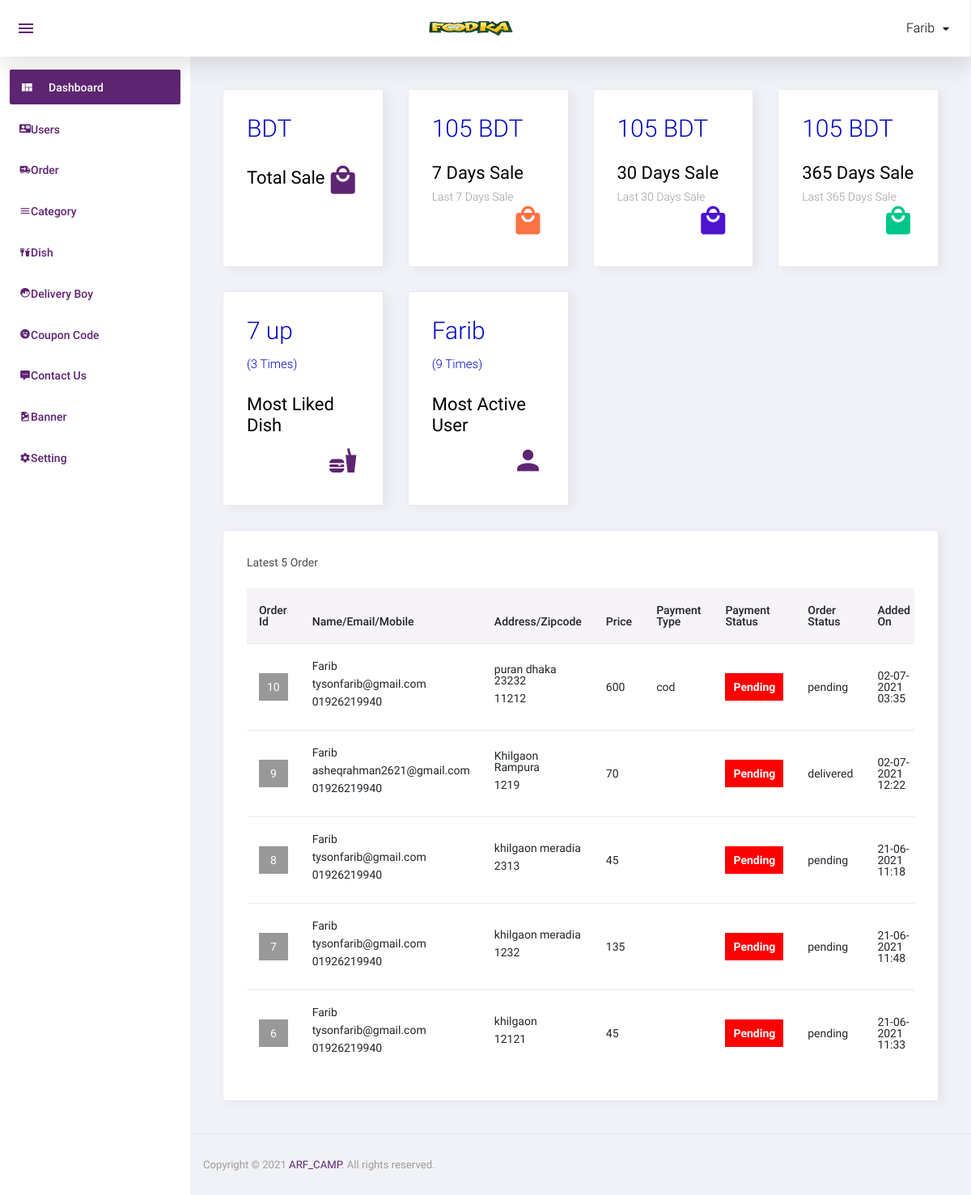
Page /admin/index.php (signed in) on the earlier database version.
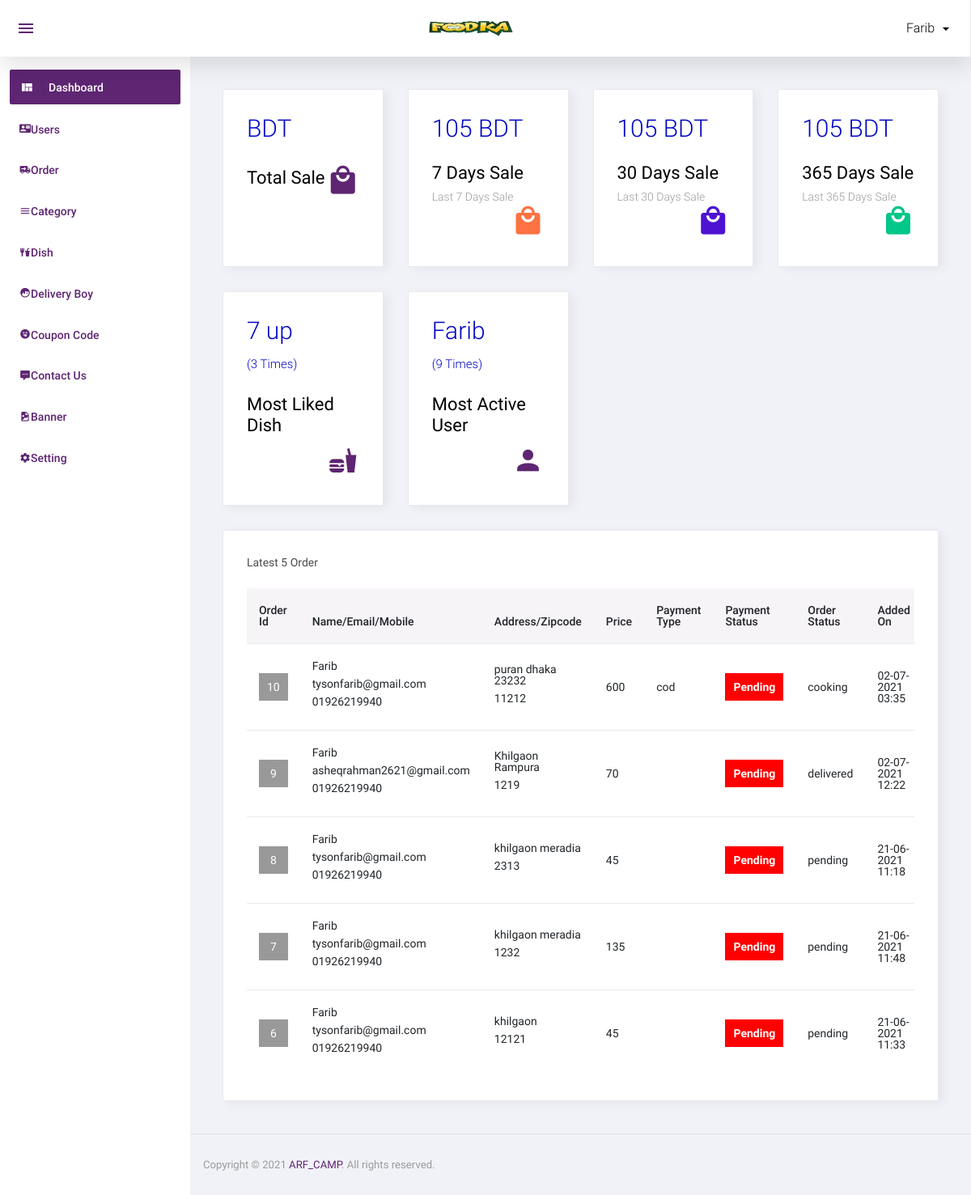
Same page on the later database version.
### tables this page shows
CREATE TABLE `order_master` (
  `id` int(11) NOT NULL,
  `user_id` int(11) NOT NULL,
  `name` varchar(50) NOT NULL,
  `email` varchar(50) NOT NULL,
  `mobile` varchar(50) NOT NULL,
  `address` text NOT NULL,
  `total_price` float NOT NULL,
  `coupon_code` varchar(20) NOT NULL,
  `final_price` float NOT NULL,
  `zipcode` varchar(10) NOT NULL,
  `delivery_boy_id` int(11) NOT NULL,
  `payment_status` varchar(20) NOT NULL,
  `payment_type` varchar(10) NOT NULL,
  `payment_id` varchar(100) NOT NULL,
  `order_status` int(11) NOT NULL,
  `added_on` datetime NOT NULL,
  `delivered_on` datetime NOT NULL,
  `cancel_by` enum('user','admin') NOT NULL,
  `cancel_at` datetime NOT NULL
);

CREATE TABLE `order_status` (
  `id` int(11) NOT NULL,
  `order_status` varchar(50) NOT NULL
);

### function.inc.php (called while the page is built, shortened)
	<?php
function getSale($start,$end){
  global $con;
  $sql="select sum(final_price) as final_price from order_master where added_on between '$start' and '$end' and order_status=4";
  $res=mysqli_query($con,$sql);
  while($row=mysqli_fetch_assoc($res)){
    return $row['final_price'].' BDT';
  }
}
?>

### admin/index.php (the view, shortened to what the changed rows need)
<?php include('top.php');?>
<div class="row">
	<div class="col-md-6 col-lg-3 grid-margin stretch-card">
	  <div class="card">
		<div class="card-body">
		  <h1 class="font-weight-light mb-4">
			<?php
			$start=date('Y-m-d'). ' 00-00-00';
			$end=date('Y-m-d'). ' 23-59-59';
			echo getSale($start,$end);
			?>
		  </h1>
		</div>
	  </div>
	</div>
	<div class="col-md-6 col-lg-3 grid-margin stretch-card">
	  <div class="card">
		<div class="card-body">
		  <h1 class="font-weight-light mb-4">
		    <?php
			$start=strtotime(date('Y-m-d'));
			$start=strtotime("-7 day",$start);
			$start=date('Y-m-d',$start);
			$end=date('Y-m-d'). ' 23-59-59';
			echo getSale($start,$end);
			?>
		  </h1>
		</div>
	  </div>
	</div>
	<div class="col-md-6 col-lg-3 grid-margin stretch-card">
	  <div class="card">
		<div class="card-body">
		  <h1 class="font-weight-light mb-4">
		  <?php
			$start=strtotime(date('Y-m-d'));
			$start=strtotime("-30 day",$start);
			$start=date('Y-m-d',$start);
			$end=date('Y-m-d'). ' 23-59-59';
			echo getSale($start,$end);
			?>
		  </h1>
		</div>
	  </div>
	</div>
	<div class="col-md-6 col-lg-3 grid-margin stretch-card">
	  <div class="card">
		<div class="card-body">
		  <h1 class="font-weight-light mb-4">
		  <?php
			$start=strtotime(date('Y-m-d'));
			$start=strtotime("-365 day",$start);
			$start=date('Y-m-d',$start);
			$end=date('Y-m-d'). ' 23-59-59';
			echo getSale($start,$end);
			?>
		  </h1>
		</div>
	  </div>
	</div>
	<div class="col-md-6 col-lg-3 grid-margin stretch-card">
	  <div class="card">
		<div class="card-body">
		  <h1 class="font-weight-light mb-4">
			<?php
			$row=mysqli_fetch_assoc(mysqli_query($con,"SELECT count(order_detail.dish_details_id) as t, dish.dish from order_detail,dish_details,dish WHERE order_detail.dish_details_id=dish_details.id and dish_details.dish_id=dish.id group by order_detail.dish_details_id order by count(order_detail.dish_details_id) desc limit 1"));
			echo $row['dish'];
			echo "<br/>";
			echo '<span style="font-size:15px;">('.$row['t'].' Times)</span>';
			?>
		  </h1>
		</div>
	  </div>
	</div>
	<div class="col-md-6 col-lg-3 grid-margin stretch-card">
	  <div class="card">
		<div class="card-body">
		  <h1 class="font-weight-light mb-4">
			<?php
			$row=mysqli_fetch_assoc(mysqli_query($con,"select count(order_master.user_id) as t,user.name from order_master,user WHERE order_master.user_id=user.id GROUP BY order_master.user_id order by count(order_master.user_id) desc limit 1"));
			echo $row['name'];
			echo "<br/>";
			echo '<span style="font-size:15px;">('.$row['t'].' Times)</span>';
			?>
		  </h1>
		</div>
	  </div>
	</div>
  </div>
  <?php
  $sql="select order_master.*,order_status.order_status as order_status_str from order_master,order_status where order_master.order_status=order_status.id order by order_master.id desc limit 5";
$res=mysqli_query($con,$sql);
  ?>
  <div class="row">
	<div class="col-12">
	  <div class="card">
		<div class="card-body">
		  <div class="table-responsive">
			<table class="table table-hover">
			  <thead>
				<tr>
				   <th width="5%">Order Id</th>
					<th width="20%">Name/Email/Mobile</th>
					<th width="20%">Address/Zipcode</th>
					<th width="5%">Price</th>
					<th width="10%">Payment Type</th>
					<th width="10%">Payment Status</th>
					<th width="10%">Order Status</th>
					<th width="15%">Added On</th>
				</tr>
			  </thead>
			  <tbody>
                        <?php if(mysqli_num_rows($res)>0){
						while($row=mysqli_fetch_assoc($res)){
						?>
						<tr>
                            <td>
								<div class="div_order_id">
									<a href="order_detail.php?id=<?php echo $row['id']?>"><?php echo $row['id']?></a>
								</div>
							</td>
                            <td>
								<p><?php echo $row['name']?></p>
								<p><?php echo $row['email']?></p>
								<p><?php echo $row['mobile']?></p>
							<td>
								<p><?php echo $row['address']?></p>
								<p><?php echo $row['zipcode']?></p>
							</td>
							<td style="font-size:14px;"><?php echo $row['total_price']?><br/>
							</td>
							<td><?php echo $row['payment_type']?></td>
							<td>
								<div class="payment_status payment_status_<?php echo $row['payment_status']?>"><?php echo ucfirst($row['payment_status'])?></div>
							</td>
							<td><?php echo $row['order_status_str']?></td>
							<td>
							<?php
							$dateStr=strtotime($row['added_on']);
							echo date('d-m-Y h:s',$dateStr);
							?>
							</td>
                        </tr>
                        <?php
						} } else { ?>
						<tr>
							<td colspan="6">No data found</td>
						</tr>
						<?php } ?>
                      </tbody>
			</table>
		  </div>
		</div>
	  </div>
	</div>
  </div>
<?php include('footer.php');?>

Differences in the rows shown:
changed order_master "puran dhaka 23232": order_status.order_status "pending" → "cooking"
